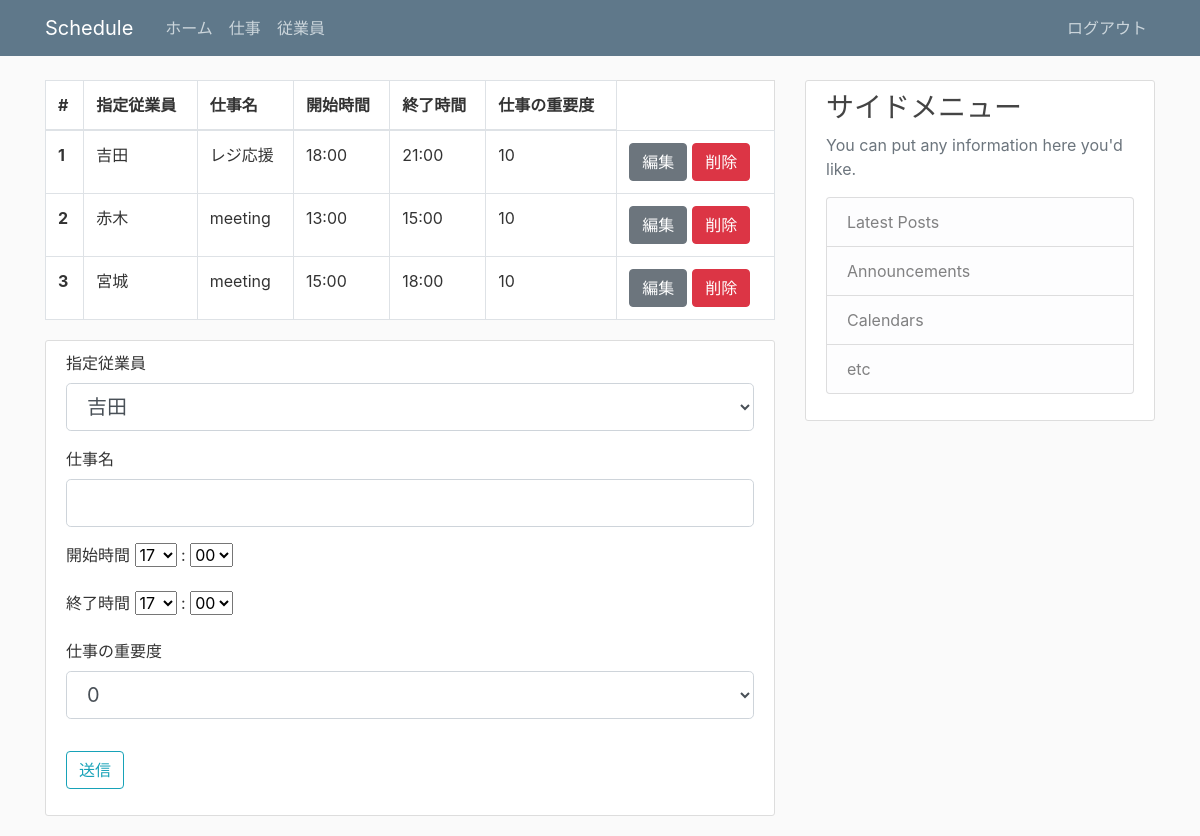
Page /spjob (signed in) on the earlier database version.
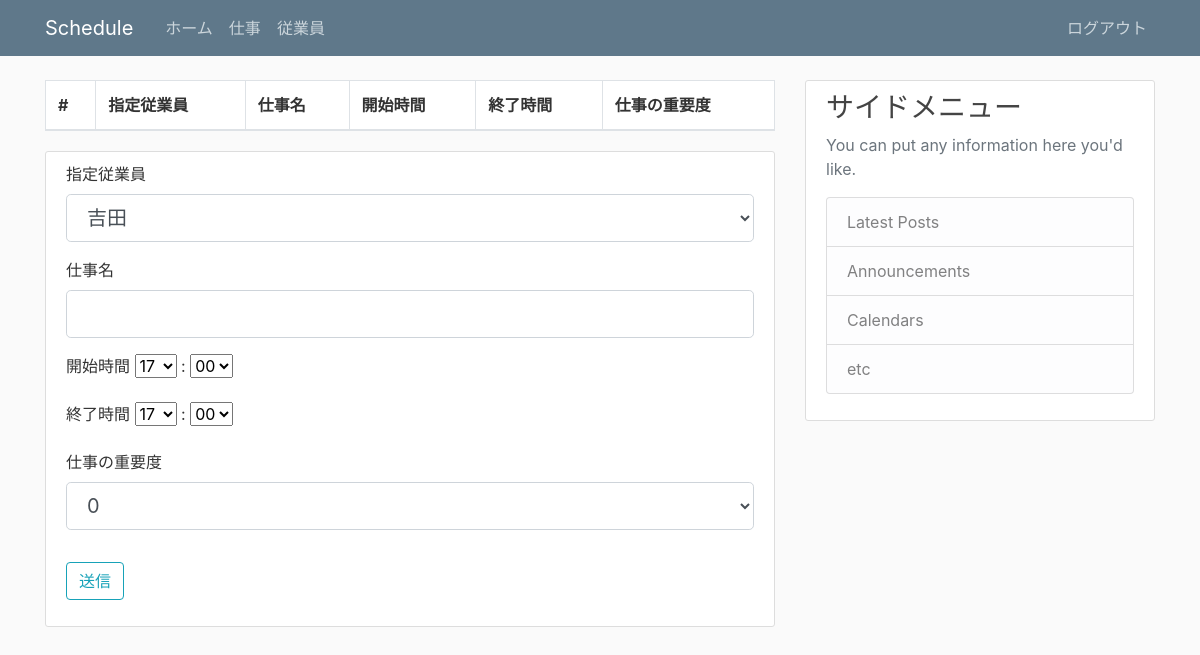
Same page on the later database version.
### flask_schedule/models.py (models this page shows, shortened)
class SpecialJob(db.Model):
  id = db.Column(db.Integer, primary_key=True)
  workername = db.Column(db.String(20),nullable=False)
  jobname = db.Column(db.String(20), nullable=False)
  starttime = db.Column(db.String(10))
  endtime = db.Column(db.String(10))
  priority = db.Column(db.String(3))
  required_number = db.Column(db.Integer)

### flask_schedule/views/spjob.py (the view, shortened to what this page needs)
@app.route('/spjob', methods=['GET', 'POST'])
def spjob():
  if not session.get('logged_in'):
    return redirect(url_for('login'))
  spjobs = SpecialJob.query.all()
  form = SpJobForm()
  hour = hourlist
  minutes = minuteslist
  worker_list = []
  workers = Worker.query.all()
  for worker in workers:
    worker_list.append(worker.workername)
  form.workername.choices = worker_list
  form.starttime_hour.choices = hourlist
  form.starttime_minutes.choices = minuteslist
  form.endtime_hour.choices = hourlist
  form.endtime_minutes.choices = minuteslist
  form.priority.choices = priorty_list
  if request.method == "GET":
    return render_template('spjob/spjob.html',form=form,spjobs=spjobs)

### flask_schedule/forms.py
class SpJobForm(FlaskForm):
  workername = SelectField('指定従業員',validators=[DataRequired()])
  jobname = StringField('仕事名',validators=[DataRequired(), Length(min=1, max=20)])
  starttime_hour = SelectField('開始時間',validators=[DataRequired()])
  starttime_minutes = SelectField(':',validators=[DataRequired()])
  endtime_hour = SelectField('終了時間',validators=[DataRequired()])
  endtime_minutes = SelectField(':',validators=[DataRequired()])
  priority = SelectField('仕事の重要度',validators=[DataRequired()])
  submit = SubmitField('送信')

### flask_schedule/templates/spjob/spjob.html (shortened to what this page needs)
{% extends "layout.html" %}
{% block content %}
  <table class="table table-bordered content-section">
    <thead>
      <tr>
        <th scope="col">#</th>
        <th scope="col">指定従業員</th>
        <th scope="col">仕事名</th>
        <th scope="col">開始時間</th>
        <th scope="col">終了時間</th>
        <th scope="col">仕事の重要度</th>
      </tr>
    </thead>
    <tbody>
      {% for spjob in spjobs %}
      <tr>
        <th scope="row">{{ spjob.id }}</th>
        <td>{{ spjob.workername }}</td>
        <td>{{ spjob.jobname }}</td>
        <td>{{ spjob.starttime }}</td>
        <td>{{ spjob.endtime }}</td>
        <td>{{ spjob.priority }}</td>
        <td>
          <div class="btn-group">
            <form action="{{ url_for('edit_spjob',id = spjob.id)}}" method="GET">
              <button type="submit" class="btn btn-secondary">編集</button>
            </form>
            <form action="{{ url_for('delete_spjob',id = spjob.id)}}" method="GET">
              <button type="submit" class="btn btn-danger" style="margin-left: 5px;" style="margin-right: 5px;">削除</button>
            </form>
          </div>
        </td>
      </tr>
      {% endfor %}
    </tbody>
  </table>
  <div class="content-section">
    <form method="POST" action="">
      <div class="form-group">
        <fieldset class="form-group">
          <div class="form-group">
            {{ form.workername.label(class="form-control-label")}}
            {{ form.workername(class="form-control form-control-lg") }}
          </div>
          <div class="form-group">
            {{ form.jobname.label(class="form-control-label")}}
            {{ form.jobname(class="form-control form-control-lg") }}
          </div>
          <div class="form-group">
            {{ form.starttime_hour.label()}}
            {{ form.starttime_hour() }}
            {{ form.starttime_minutes.label()}}
            {{ form.starttime_minutes() }}
          </div>
          <div class="form-group">
            {{ form.endtime_hour.label()}}
            {{ form.endtime_hour() }}
            {{ form.endtime_minutes.label()}}
            {{ form.endtime_minutes() }}
          </div>
          <div class="form-group">
            {{ form.priority.label(class="form-control-label")}}
            {{ form.priority(class="form-control form-control-lg") }}
          </div>
        </fieldset>
      </div>
      <div class="form-group">
        {{ form.submit(class="btn btn-outline-info") }}
      </div>
    </form>
  </div>
{% endblock %}

### flask_schedule/templates/layout.html (shortened to what this page needs)
<!DOCTYPE html>
<html lang="en">
<head>
    <link rel="stylesheet" href="https://stackpath.bootstrapcdn.com/bootstrap/4.1.3/css/bootstrap.min.css">
    <link rel="stylesheet" type="text/css" href="{{ url_for('static', filename='main.css') }}">
</head>
<body>
  <header class="site-header">
    <nav class="navbar navbar-expand-md navbar-dark bg-steel fixed-top">
      <div class="container">
        <a class="navbar-brand mr-4" href="/">Schedule</a>
        <div class="collapse navbar-collapse" id="navbarToggle">
          {% if session.logged_in %}
          <div class="navbar-nav mr-auto">
            <a class="nav-item nav-link" href="{{ url_for('index') }}">ホーム</a>
            <a class="nav-item nav-link" href="{{ url_for('job') }}">仕事</a>
            <a class="nav-item nav-link" href="{{ url_for('worker') }}">従業員</a>
          </div>
          <div class="navbar-nav">
            <a class="nav-item nav-link" href="{{ url_for('logout') }}">ログアウト</a>
          </div>
          {% else %}
          <div class="navbar-nav mr-auto"></div>
          <div class="navbar-nav">
            <a class="nav-item nav-link" href="{{ url_for('login') }}">ログイン</a>
          {% endif %}
          </div>
        </div>
    </nav>
  </header>
  <main role="main" class="container">
    <div class="row">
      <div class="col-md-8">
        {% block content %}{% endblock %}
      </div>
      <div class="col-md-4">
        <div class="content-section">
          <h3>サイドメニュー</h3>
          <p class='text-muted'>You can put any information here you'd like.
            <ul class="list-group">
              <li class="list-group-item list-group-item-light">Latest Posts</li>
              <li class="list-group-item list-group-item-light">Announcements</li>
              <li class="list-group-item list-group-item-light">Calendars</li>
              <li class="list-group-item list-group-item-light">etc</li>
            </ul>
          </p>
        </div>
      </div>
    </div>
  </main>
</body>
</html>

### flask_schedule/static/main.css (style rules this page uses)
body { background: #fafafa; color: #333333; margin-top: 5rem; }
h1, h2, h3, h4, h5, h6 { color: #444444; }
.bg-steel { background-color: #5f788a; }
.site-header .navbar-nav .nav-link { color: #cbd5db; }
.content-section { background: #ffffff; padding: 10px 20px; border: 1px solid #dddddd; border-radius: 3px; margin-bottom: 20px; }

Differences in the rows shown:
removed SpecialJob: id "1", workername "吉田", jobname "レジ応援", starttime "18:00", endtime "21:00", priority "10"
removed SpecialJob: id "2", workername "赤木", jobname "meeting", starttime "13:00", endtime "15:00", priority "10"
removed SpecialJob: id "3", workername "宮城", jobname "meeting", starttime "15:00", endtime "18:00", priority "10"
